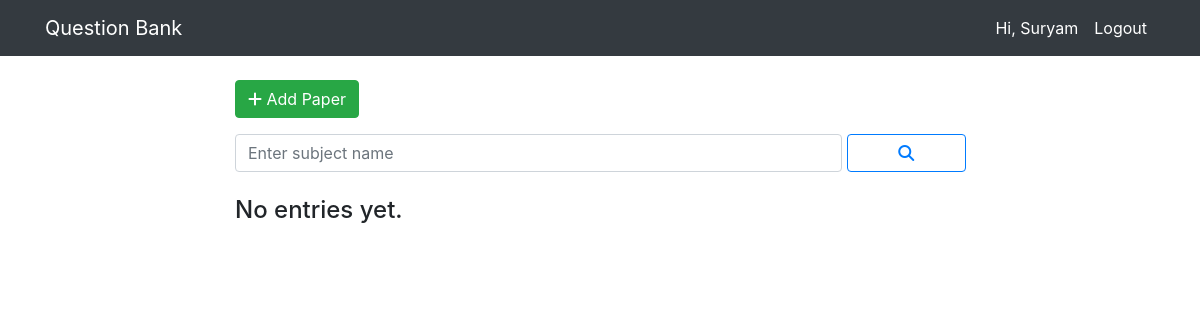
Before: /paper/mylist/ (signed in) with the older database file.
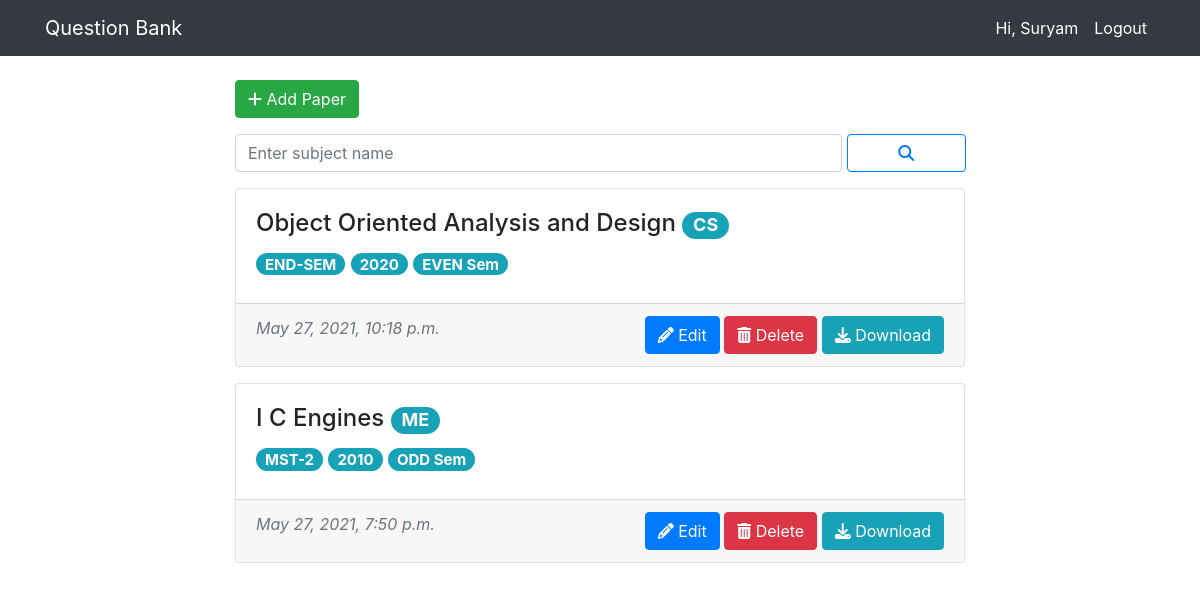
After: the same page with the newer database file.
### accounts/models.py (models this page shows, shortened)
class CustomUser(AbstractUser):
    pass

### questions/models.py (models this page shows, shortened)
class QuestionPaper(models.Model):
    branch = models.ForeignKey(Branch, on_delete=models.CASCADE)
    subject = ChainedForeignKey(
        Subject,
        on_delete=models.CASCADE,
        chained_field="branch",
        chained_model_field="branch",
    )
    year = models.PositiveIntegerField(
        validators=[
            MinValueValidator(2000),
            MaxValueValidator(datetime.date.today().year),
        ],
        help_text="Please use the following format: <em>YYYY</em>.",
    )
    semester = models.CharField(
        max_length=4,
        choices=SEMESTER_CHOICES,
        default='ODD',
    )
    exam = models.CharField(
        max_length=7,
        choices=EXAM_CHOICES,
        default='MST-1',
    )
    paper = models.FileField(
        upload_to=filePath,
        null=True,
        validators=[
            FileExtensionValidator(['pdf'])
        ],
    )
    author = models.ForeignKey(get_user_model(), on_delete=models.CASCADE,)
    uploaded_at = models.DateTimeField(auto_now_add=True)
    updated_at = models.DateTimeField(auto_now=True)
    class Meta:
        constraints = [
            models.UniqueConstraint(
                fields=['subject', 'year', 'semester', 'exam'],
                name='unique paper'
            ),
        ]

class Subject(models.Model):
    branch = models.ForeignKey(Branch, on_delete=models.CASCADE)
    subject_code = models.CharField(unique=True, max_length=10)
    subject_name = models.CharField(unique=True, max_length=256)
    subject_name_short = models.CharField(unique=True, max_length=5)
    def __str__(self):
        return self.subject_name

class Branch(models.Model):
    name = models.CharField(unique=True, max_length=256)
    def __str__(self):
        return self.name

### questions/views.py (the view)
# urls.py: path('paper/mylist/', MyListView.as_view(), name='mylist'),
class MyListView(LoginRequiredMixin, ListView):
    model = QuestionPaper
    template_name = 'questions/mylist.html'
    context_object_name = 'mylist'
    def get_queryset(self):
        filter_set = self.model.objects.all()
        if self.request.GET.get('search'):
            search = self.request.GET.get('search')
            query = Q(subject__subject_name__icontains=search) | Q(
                subject__subject_name_short__icontains=search)
            filter_set = self.model.objects.filter(query)
        return filter_set.filter(author=self.request.user).order_by('-updated_at')
    def get_context_data(self, **kwargs):
        context = super().get_context_data(**kwargs)
        if self.request.GET.get('search'):
            context['search'] = self.request.GET.get('search')
        return context

### templates/questions/mylist.html
{% extends 'base.html' %}
{% block content %}
    <a href="{% url 'create' %}" class="btn btn-success">
        <i class="fa fa-plus"></i> Add Paper
    </a>
    {% include 'searchbar.html' %}
    {% for p in mylist %}
        <div class="card my-3">
            <div class="card-body">
                <h4 class="card-title">
                    {{ p.subject }}
                    <span class="badge badge-pill badge-info">{{ p.branch }}</span>
                </h4>
                <h5>
                    <span class="badge badge-pill badge-info">{{ p.exam }}</span>
                    <span class="badge badge-pill badge-info">{{ p.year }}</span>
                    <span class="badge badge-pill badge-info">{{ p.semester }} Sem</span>
                </h5>
            </div>
            <div class="card-footer">
                <div class="row">
                    <div class="col-xl-6 my-2 my-md-0 text-muted">
                        <em> {{ p.updated_at }}</em>
                    </div>
                    <div class="col-xl-6 my-2 my-md-0 text-right">
                        <a href="{% url 'update' p.id%}" class="btn btn-primary">
                            <i class="fa fa-pencil"></i> Edit
                        </a>
                        <a href="{% url 'delete' p.id%}" class="btn btn-danger">
                            <i class="fa fa-trash"></i> Delete
                        </a>
                        <a href="{{ p.paper.url }}" class="btn btn-info" download>
                            <i class="fa fa-download"></i> Download
                        </a>
                    </div>
                </div>
            </div>
        </div>
    {% empty %}
    <h4 class="my-4">No entries yet.</h4>
    {% endfor %}
{% endblock content %}

### templates/base.html (shortened to what this page needs)
<!DOCTYPE html>
<html lang="en">
<head>
    <link rel="stylesheet" href="https://maxcdn.bootstrapcdn.com/bootstrap/4.0.0/css/bootstrap.min.css"
>
</head>
<body>
    {% include 'navbar.html' %}
    <main class="container py-4">
        <div class="row">
            <div class="col"></div>
            <div class="col-md-10 col-lg-8">
                {% block content %}
                {% endblock content %}
            </div>
            <div class="col"></div>
        </div>
    </main>
</body>
</html>

### templates/navbar.html (shortened to what this page needs)
<nav class="navbar navbar-expand-lg navbar-dark bg-dark">
    <div class="container">
        <a class="navbar-brand" href="{% url 'home' %}">Question Bank</a>
        <div class="collapse navbar-collapse" id="navbarSupportedContent">
            <ul class="navbar-nav text-right ml-auto mb-2 mb-lg-0">
                {% if user.is_authenticated %}
                <li class="nav-item">
                    <a class="nav-link active" href="{% url 'profile' %}">Hi, {{ user.first_name }}</a>
                </li>
                <li class="nav-item">
                    <a class="nav-link active" href="{% url 'logout' %}">Logout</a>
                </li>
                {% endif %}
            </ul>
        </div>
    </div>
</nav>

### templates/searchbar.html
<form method="GET" class="form-row my-3">
    <div class="col-10">
        <input class="form-control" type="text" placeholder="Enter subject name" name="search" value="{{ search }}">
    </div>
    <button type="submit" class="btn btn-outline-primary col mr-1">
        <i class="fa fa-search"></i>
    </button>
</form>

Changed rows visible on the page:
added QuestionPaper: subject "Object Oriented Analysis and Design", branch "CS", exam "END-SEM", year "2020", semester "EVEN", updated_at "May 27, 2021, 10:18 p.m."
added QuestionPaper: subject "I C Engines", branch "ME", exam "MST-2", year "2010", semester "ODD", updated_at "May 27, 2021, 7:50 p.m."
Other visible differences:
text no longer shown: "No entries yet."
